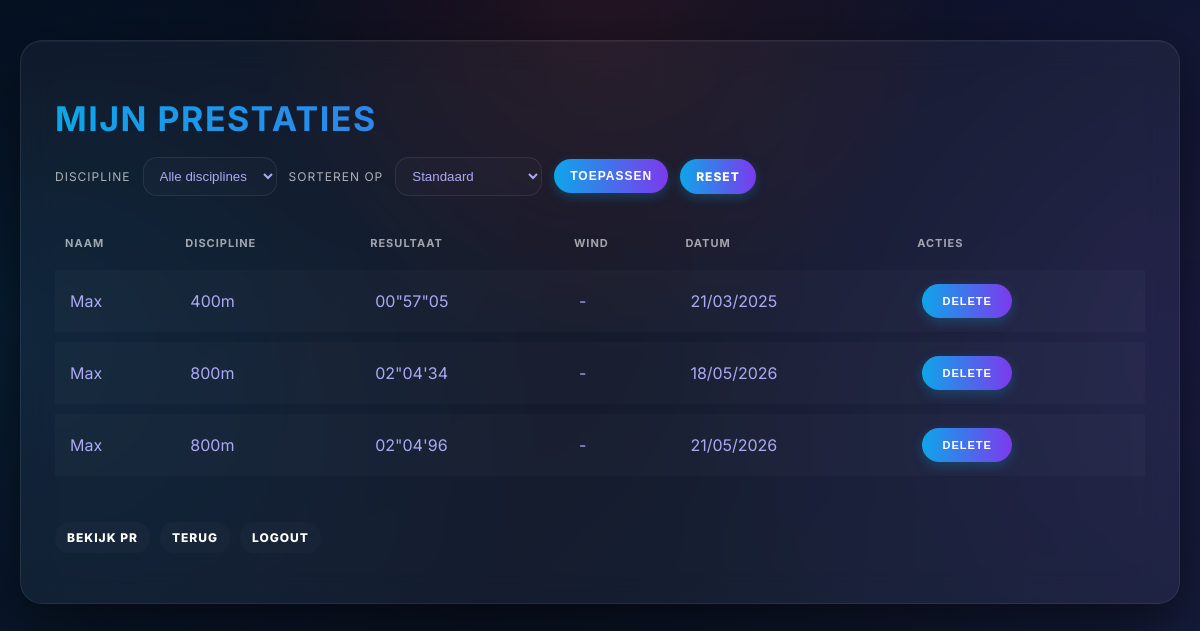
Screenshot of /performances (signed in) with the database file from the repository.
### tables this page shows
CREATE TABLE performances (
    id INTEGER PRIMARY KEY AUTOINCREMENT,
    user_id INTEGER,
    name TEXT,
    discipline TEXT,
    result REAL,
    date TEXT
, wind_speed REAL, wind_direction TEXT);

### app.py (the view)
@app.route("/performances")
def performances():
    if session.get("admin"):
        query = "SELECT * FROM performances"
        params = []
    else:
        if "user_id" not in session:
            return redirect("/login")
        query = "SELECT * FROM performances WHERE user_id = ?"
        params = [session["user_id"]]
    discipline = request.args.get("discipline")
    sort = request.args.get("sort")
    if discipline and discipline in DISCIPLINES:
        query += " AND discipline = ?" if "WHERE" in query else " WHERE discipline = ?"
        params.append(discipline)
    if sort in ["fastest", "slowest"]:
        rows = db.execute(query, *params)
        rows = sorted(rows,
                      key=lambda r: parse_result_seconds(r.get("result")),
                      reverse=(sort == "slowest"))
    else:
        rows = db.execute(query, *params)
    rows = annotate_wind(rows)
    return render_template(
        "performances.html",
        performances=rows,
        disciplines=DISCIPLINES
    )

### app.py (called while the page is built, shortened)
@app.template_filter('format_date')
def format_date(value):
    if not value:
        return ""
    if isinstance(value, datetime):
        return value.strftime("%d/%m/%Y")
    text = str(value).strip()
    for fmt in ("%Y-%m-%d", "%d/%m/%Y", "%Y/%m/%d", "%d-%m-%Y"):
        try:
            parsed = datetime.strptime(text, fmt)
            return parsed.strftime("%d/%m/%Y")
        except ValueError:
            continue
    return text

def annotate_wind(rows):
    for row in rows:
        row["invalid_wind"] = False
        row["wind_display"] = ""
        wind_speed = row.get("wind_speed")
        wind_direction = row.get("wind_direction")
        if wind_speed is None or wind_speed == "":
            continue
    return rows

### templates/performances.html (shortened to what this page needs)
<!doctype html>
<html lang="nl">
<head>
    <link rel="stylesheet" href="{{ url_for('static', filename='style.css') }}">
</head>
<body>
<div class="container">
<h1>Mijn prestaties</h1>
<form method="get" action="/performances" class="filter-form">
    <label for="discipline">
        Discipline
    </label>
    <select id="discipline" name="discipline">
        <option value="">
            Alle disciplines
        </option>
    </select>
    <label for="sort">
        Sorteren op
    </label>
    <select id="sort" name="sort">
        <option value="" {% if not selected_sort %}selected{% endif %}>
            Standaard
        </option>
    </select>
    <button type="submit">
        Toepassen
    </button>
    <a href="/performances" class="btn-reset">
        Reset
    </a>
</form>
<table class="results">
    <thead>
        <tr>
            <th>Naam</th>
            <th>Discipline</th>
            <th>Resultaat</th>
            <th>Wind</th>
            <th>Datum</th>
            <th>Acties</th>
        </tr>
    </thead>
    <tbody>
        {% for p in performances %}
        <tr>
            <td>{{ p.name }}</td>
            <td>{{ p.discipline }}</td>
            <td>{{ p.result }}</td>
            <td>
                {% if p.wind_speed %}
                    {% if p.invalid_wind %}
                        <span style="color:#f87171">
                            {{ p.wind_direction }}
                            {{ p.wind_speed }} m/s
                        </span>
                    {% else %}
                        {{ p.wind_direction }}
                        {{ p.wind_speed }} m/s
                    {% endif %}
                {% else %}
                    -
                {% endif %}
            </td>
            <td>{{ p.date | format_date }}</td>
            <td class="action-cell">
                <form action="/delete" method="post" style="margin:0;">
                    <button type="submit" class="btn-action btn-delete">
                        Delete
                    </button>
                </form>
            </td>
        </tr>
        {% endfor %}
    </tbody>
</table>
<br>
<ul class="main-menu" style="list-style: none; padding: 0; display: flex; gap: 10px;">
    <li><a href="/pr">Bekijk PR</a></li>
    <li><a href="/">Terug</a></li>
    <li><a href="/logout">Logout</a></li>
</ul>
</div>
</body>
</html>

### static/style.css (style rules this page uses)
:root { --track-red: #ef4444; --track-orange: #f97316; --track-yellow: #facc15; --track-blue: #0ea5e9; --track-purple: #7c3aed; --good: #22c55e; --bad: #f87171; --glass: rgba(255,255,255,0.04); --glass-border: rgba(255,255,255,0.08); --text: #aca9f3; --muted: rgba(255,255,255,0.65); }
body { margin:0; font-family: Inter, system-ui, Arial; color: var(--text); background: radial-gradient(circle at top, rgba(239,68,68,0.12), transparent 40%), radial-gradient(circle at left, rgba(14,165,233,0.12), transparent 45%), radial-gradient(circle at right, rgba(124,58,237,0.12), transparent 45%), linear-gradient(135deg, #050816, #101b32); padding:40px 20px; }
.container { max-width:1200px; margin:0 auto; padding:34px; border-radius:22px; background: var(--glass); backdrop-filter: blur(16px); -webkit-backdrop-filter: blur(16px); border:1px solid var(--glass-border); box-shadow: 0 25px 70px rgba(0,0,0,0.6), inset 0 1px 0 rgba(255,255,255,0.04); position:relative; overflow:hidden; }
.container::before { content:""; position:absolute; top:0; left:0; width:100%; height:100%; background: repeating-linear-gradient( 90deg, rgba(255,255,255,0.02) 0px, rgba(255,255,255,0.02) 1px, transparent 1px, transparent 80px ); opacity:0.3; pointer-events:none; }
h1 { font-size:34px; margin-bottom:18px; letter-spacing:1.5px; text-transform:uppercase; background: linear-gradient(90deg, var(--track-blue), var(--track-purple)); -webkit-background-clip:text; -webkit-text-fill-color:transparent; }
input, select, textarea { border-radius:14px; border:1px solid var(--glass-border); background: rgba(255,255,255,0.02); color: var(--text); padding:10px 12px; outline:none; }
.btn-action { display: inline-flex !important; align-items: center !important; justify-content: center !important; width: 90px !important; height: 34px !important; padding: 0 !important; border: none !important; outline: none !important; border-radius: 999px !important; font-weight: 800 !important; text-transform: uppercase !important; letter-spacing: 1px !important; font-size: 11px !important; color: white !important; background: linear-gradient(90deg, var(--track-blue), var(--track-purple)) !important; box-shadow: 0 4px 12px rgba(14, 165, 233, 0.25) !important; transition: all 0.2s ease !important; text-decoration: none !important; white-space: nowrap !important; cursor: pointer !important; }
button, .btn-reset, a { display: inline-flex; align-items: center; justify-content: center; padding: 10px 16px; border: none; outline: none; border-radius: 999px; font-weight: 800; text-transform: uppercase; letter-spacing: 1px; font-size: 12px; color: white; background: linear-gradient(90deg, var(--track-blue), var(--track-purple)); box-shadow: 0 4px 12px rgba(14, 165, 233, 0.25); transition: all 0.2s ease; text-decoration: none; white-space: nowrap; cursor: pointer; }
.filter-form { display:flex; gap:12px; flex-wrap:wrap; align-items:center; margin-bottom:20px; }
.filter-form label { font-size:12px; color: var(--muted); text-transform:uppercase; letter-spacing:1px; }
.results { width:100%; border-collapse:separate; border-spacing:0 10px; }
.results th { text-align:left; font-size:11px; color:rgba(255,255,255,0.6); text-transform:uppercase; letter-spacing:1px; padding:10px; }
.results td { padding:14px 12px; background: rgba(255,255,255,0.02); border-left: 3px solid transparent; }
.results td.action-cell, .results td:last-child { display: flex !important; gap: 8px !important; align-items: center !important; justify-content: flex-start !important; }
.results tbody tr { transition: all 0.2s ease; }
.main-menu a { display:inline-block; padding:8px 12px; border-radius:14px; background: rgba(255,255,255,0.02); box-shadow: none !important; }

### rows the page displays
performances: name "Max", discipline "400m", result "00\"57\"05", date "21/03/2025"
performances: name "Max", discipline "800m", result "02\"04'34", date "18/05/2026"
performances: name "Max", discipline "800m", result "02\"04'96", date "21/05/2026"
